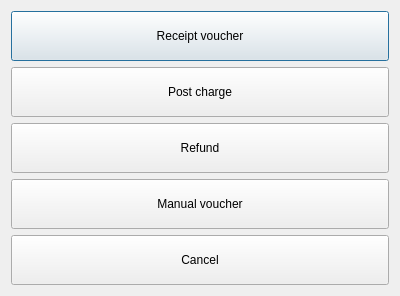
<?xml version="1.0" encoding="UTF-8"?>
<ui version="4.0">
 <class>DlgNewVaucherOption</class>
 <widget class="QDialog" name="DlgNewVaucherOption">
  <property name="geometry">
   <rect>
    <x>0</x>
    <y>0</y>
    <width>400</width>
    <height>292</height>
   </rect>
  </property>
  <property name="windowTitle">
   <string>New voucher option</string>
  </property>
  <layout class="QVBoxLayout" name="verticalLayout">
   <item>
    <widget class="QPushButton" name="btnRV">
     <property name="minimumSize">
      <size>
       <width>0</width>
       <height>50</height>
      </size>
     </property>
     <property name="text">
      <string>Receipt voucher</string>
     </property>
    </widget>
   </item>
   <item>
    <widget class="QPushButton" name="btnPostCharge">
     <property name="minimumSize">
      <size>
       <width>0</width>
       <height>50</height>
      </size>
     </property>
     <property name="text">
      <string>Post charge</string>
     </property>
    </widget>
   </item>
   <item>
    <widget class="QPushButton" name="btnRefundVoucher">
     <property name="minimumSize">
      <size>
       <width>0</width>
       <height>50</height>
      </size>
     </property>
     <property name="text">
      <string>Refund</string>
     </property>
    </widget>
   </item>
   <item>
    <widget class="QPushButton" name="btnManual">
     <property name="minimumSize">
      <size>
       <width>0</width>
       <height>50</height>
      </size>
     </property>
     <property name="text">
      <string>Manual voucher</string>
     </property>
    </widget>
   </item>
   <item>
    <widget class="QPushButton" name="btnCancel">
     <property name="minimumSize">
      <size>
       <width>0</width>
       <height>50</height>
      </size>
     </property>
     <property name="text">
      <string>Cancel</string>
     </property>
    </widget>
   </item>
  </layout>
 </widget>
 <resources/>
 <connections/>
</ui>
